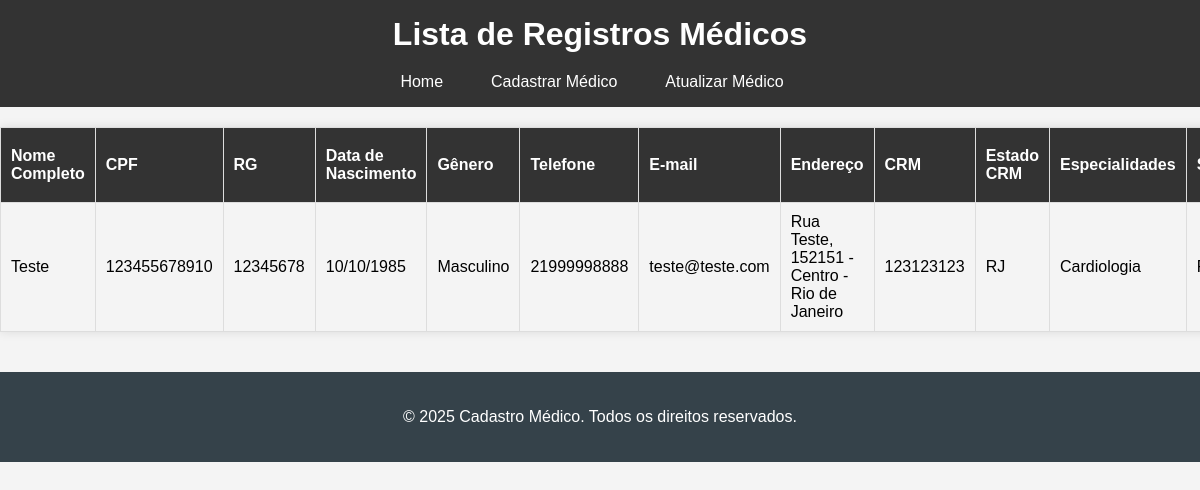
The app's page /read.php with its own data.
### tables this page shows
CREATE TABLE `medicos` (
  `id` int(11) NOT NULL,
  `nome` varchar(255) NOT NULL,
  `cpf` varchar(14) NOT NULL,
  `rg` varchar(20) NOT NULL,
  `data_nascimento` date NOT NULL,
  `genero` enum('Masculino','Feminino','Outro') NOT NULL,
  `telefone` varchar(20) DEFAULT NULL,
  `email` varchar(100) DEFAULT NULL,
  `endereco` varchar(255) DEFAULT NULL,
  `numero_crm` varchar(20) NOT NULL,
  `estado_crm` varchar(2) NOT NULL,
  `especialidades` text DEFAULT NULL,
  `subespecialidades` text DEFAULT NULL,
  `data_emissao_crm` date NOT NULL
);

### public/read.php (the view, shortened to what this page needs)
<?php
function getMedicalRecords() {
    $conn = connect();
    $sql = "SELECT * FROM medicos";
    $stmt = $conn->query($sql);
    $records = $stmt->fetchAll(PDO::FETCH_ASSOC);
    return $records;
}
$medicalRecords = getMedicalRecords();
?>
<!DOCTYPE html>
<html lang="pt-BR">
<head>
    <link rel="stylesheet" href="../public/style.css">
</head>
<body>
    <header>
        <h1>Lista de Registros Médicos</h1>
        <nav>
            <ul>
                <li><a href="index.php">Home</a></li>
                <li><a href="cadastro.php">Cadastrar Médico</a></li>
                <li><a href="read.php">Atualizar Médico</a></li>
            </ul>
        </nav>
    </header>
    <div class="table-responsive">
        <table>
            <thead>
                <tr>
                    <th>Nome Completo</th>
                    <th>CPF</th>
                    <th>RG</th>
                    <th>Data de Nascimento</th>
                    <th>Gênero</th>
                    <th>Telefone</th>
                    <th>E-mail</th>
                    <th>Endereço</th>
                    <th>CRM</th>
                    <th>Estado CRM</th>
                    <th>Especialidades</th>
                    <th>Subespecialidades</th>
                </tr>
            </thead>
            <tbody>
                <?php foreach ($medicalRecords as $record): ?>
                    <tr>
                        <td><?php echo htmlspecialchars($record['nome']); ?></td>
                        <td><?php echo htmlspecialchars($record['cpf']); ?></td>
                        <td><?php echo htmlspecialchars($record['rg']); ?></td>
                        <td><?php echo htmlspecialchars(date("d/m/Y", strtotime($record['data_nascimento']))); ?></td>
                        <td><?php echo htmlspecialchars($record['genero']); ?></td>
                        <td><?php echo htmlspecialchars($record['telefone']); ?></td>
                        <td><?php echo htmlspecialchars($record['email']); ?></td>
                        <td><?php echo htmlspecialchars($record['endereco']); ?></td>
                        <td><?php echo htmlspecialchars($record['numero_crm']); ?></td>
                        <td><?php echo htmlspecialchars($record['estado_crm']); ?></td>
                        <td><?php echo htmlspecialchars($record['especialidades']); ?></td>
                        <td><?php echo htmlspecialchars($record['subespecialidades']); ?></td>
                    </tr>
                <?php endforeach;  ?>
            </tbody>
        </table>
    </div>
    <footer>
        <p>&copy; 2025 Cadastro Médico. Todos os direitos reservados.</p>
    </footer>
</body>
</html>

### public/style.css (style rules this page uses)
* { box-sizing: border-box; }
body { font-family: Arial, sans-serif; margin: 0; padding: 0; background-color: #f4f4f4; }
header { background-color: #333; color: #fff; padding: 1rem; }
header nav ul { list-style: none; padding: 0; margin: 0; display: flex; justify-content: center; }
header nav ul li { margin-right: 1rem; }
header nav ul li a { color: #fff; text-decoration: none; padding: 0.5rem 1rem; border-radius: 4px; transition: background-color 0.3s ease; }
h1 { margin: 0; text-align: center; }
header h1 { margin-bottom: 20px; }
table { width: 100%; margin: 20px auto; border-collapse: collapse; box-shadow: 0 0 10px rgba(0, 0, 0, 0.1); }
table thead tr { background-color: #333; color: #ffffff; }
table th, table td { padding: 10px; border: 1px solid #ddd; text-align: left; }
.table-responsive { width: 100%; overflow-x: auto; margin-bottom: 20px; }
footer { text-align: center; padding: 20px; background: #35424a; color: #ffffff; position: relative; bottom: 0; width: 100%; }

### records on screen
medicos: nome "Teste", cpf "123455678910", rg "12345678", data_nascimento "10/10/1985", genero "Masculino", telefone "21999998888", email "teste@teste.com", endereco "Rua Teste, 152151 - Centro - Rio de Janeiro", numero_crm "123123123", estado_crm "RJ", especialidades "Cardiologia"
